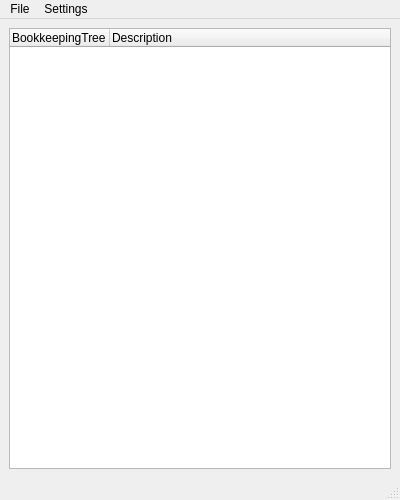
<?xml version="1.0" encoding="UTF-8"?>
<ui version="4.0">
 <class>MainWidget</class>
 <widget class="QMainWindow" name="MainWidget">
  <property name="windowModality">
   <enum>Qt::NonModal</enum>
  </property>
  <property name="enabled">
   <bool>true</bool>
  </property>
  <property name="geometry">
   <rect>
    <x>0</x>
    <y>0</y>
    <width>400</width>
    <height>500</height>
   </rect>
  </property>
  <property name="cursor">
   <cursorShape>ArrowCursor</cursorShape>
  </property>
  <property name="windowTitle">
   <string>Feicim - LHCb Bookkeeping browser</string>
  </property>
  <widget class="QWidget" name="centralwidget">
   <layout class="QVBoxLayout">
    <item>
     <widget class="TreeWidget" name="tree">
      <property name="enabled">
       <bool>true</bool>
      </property>
      <column>
       <property name="text">
        <string>BookkeepingTree</string>
       </property>
      </column>
      <column>
       <property name="text">
        <string>Description</string>
       </property>
      </column>
     </widget>
    </item>
   </layout>
  </widget>
  <widget class="QMenuBar" name="menubar">
   <property name="geometry">
    <rect>
     <x>0</x>
     <y>0</y>
     <width>400</width>
     <height>20</height>
    </rect>
   </property>
   <widget class="QMenu" name="menuFile">
    <property name="title">
     <string>File</string>
    </property>
    <addaction name="actionExit"/>
   </widget>
   <widget class="QMenu" name="menuSetings">
    <property name="title">
     <string>Settings</string>
    </property>
    <addaction name="actionDataQuality"/>
   </widget>
   <addaction name="menuFile"/>
   <addaction name="menuSetings"/>
  </widget>
  <widget class="QStatusBar" name="statusbar"/>
  <action name="actionExit">
   <property name="text">
    <string>Exit</string>
   </property>
  </action>
  <action name="actionFile_dialog_paging_size">
   <property name="text">
    <string>File dialog page size</string>
   </property>
  </action>
  <action name="actionDataQuality">
   <property name="text">
    <string>DataQuality</string>
   </property>
  </action>
 </widget>
 <customwidgets>
  <customwidget>
   <class>TreeWidget</class>
   <extends>QTreeWidget</extends>
   <header>LHCbDIRAC/BookkeepingSystem/Gui/Widget/TreeWidget.h</header>
  </customwidget>
 </customwidgets>
 <resources/>
 <connections/>
</ui>
